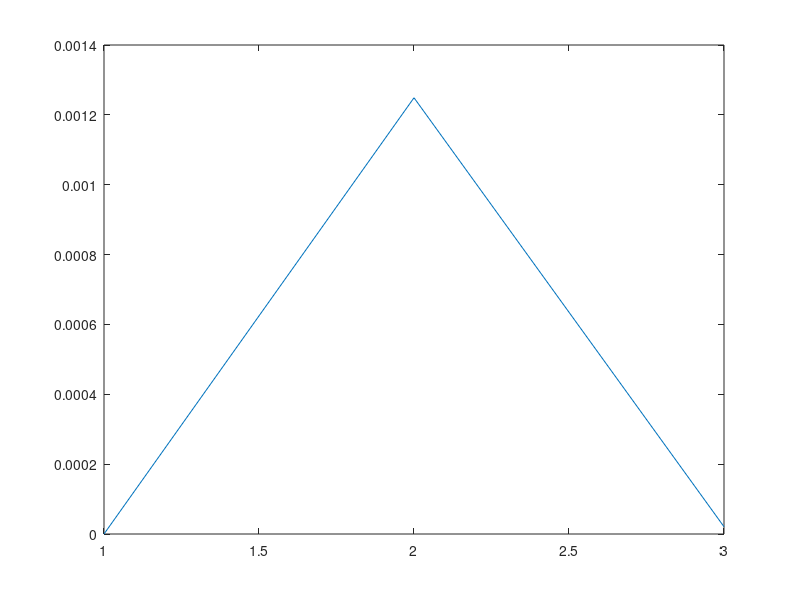
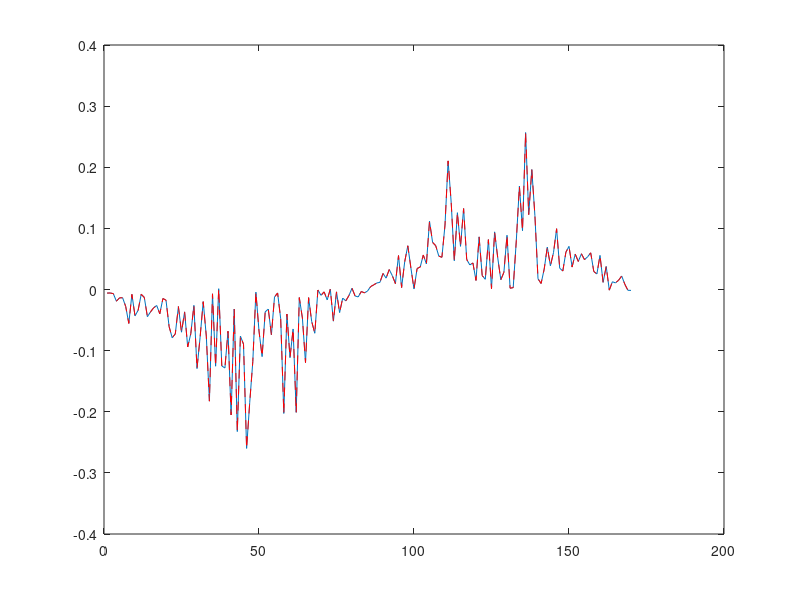

These figures' MATLAB source, in order:
close all;clear all;clc;
% Apply e^At

n = 170;
A = randn(n) + 1i*randn(n);
H = A*A';

%semi-normal
eigH = eig(H);
H = H/(max(eigH) - min(eigH)) + 2*eye(n);
eig(H)

% we want to apply e^(-iHdt) to psi0
dt = 1e-1;
psi0 = 1.2*abs(randn(n,1)).*sin(linspace(-pi,pi,n))';
psi0 = psi0/norm(psi0);

%Chebyshev expansion

%normalize H to have unit spectral radius
%Wtf, original paper had a typo for this?!
%is this just a cultural thing?
eigh = eig(H);
%R = dt*(max(eigh)-min(eigh))/2; %What's the 2 for?
%G = min(eigh)*dt;

dE = max(eigh) - min(eigh)

%normalize H
%Hnorm = 2*(H - 0.5*(emax+emin)*eye(n))/(emax-emin);
%Hnorm = 2*(H - eye(n)*min(eigh))/(max(eigh) - min(eigh)) - eye(n);
%Hnorm = -1i*H*dt/R;

Hnorm = (2/dE)*H - ((2*min(eigh)/dE) + 1)*eye(n);

eig(Hnorm);


%figure maxk for a given timestep
maxk = 2;
nexttenjays = 1:.3:1.5;
while max( abs(besselj(maxk,dE*dt*nexttenjays)) ) > 1e-6 %&& abs(besselj(maxk,dt*(jdt+pi))) >1e-6
    maxk = maxk+1;
    
end

maxk

%make maxk Tkpsis
Tkpsis = zeros(n,maxk);
Tkpsis(:,1) = psi0;
Tkpsis(:,2) = Hnorm*psi0;
for k=3:maxk
    Tkpsis(:,k) = 2*Hnorm*Tkpsis(:,k-1) - Tkpsis(:,k-2);
end

%make the sum
chebsum = besselj(0,dt*dE)*Tkpsis(:,1);
chebsum = chebsum + -2i*besselj(1,dt*dE)*Tkpsis(:,2)
for k=2:maxk-1
    chebsum = chebsum + 2*((-1i)^k)*besselj(k,dt*dE)*Tkpsis(:,k+1);
    bsls(k) = abs(besselj(k,dt*dE));
end
plot(bsls)


figure();
plot(real(expm(-1i*Hnorm*dE*dt)*psi0));
hold on;
plot(real(chebsum),'r--');